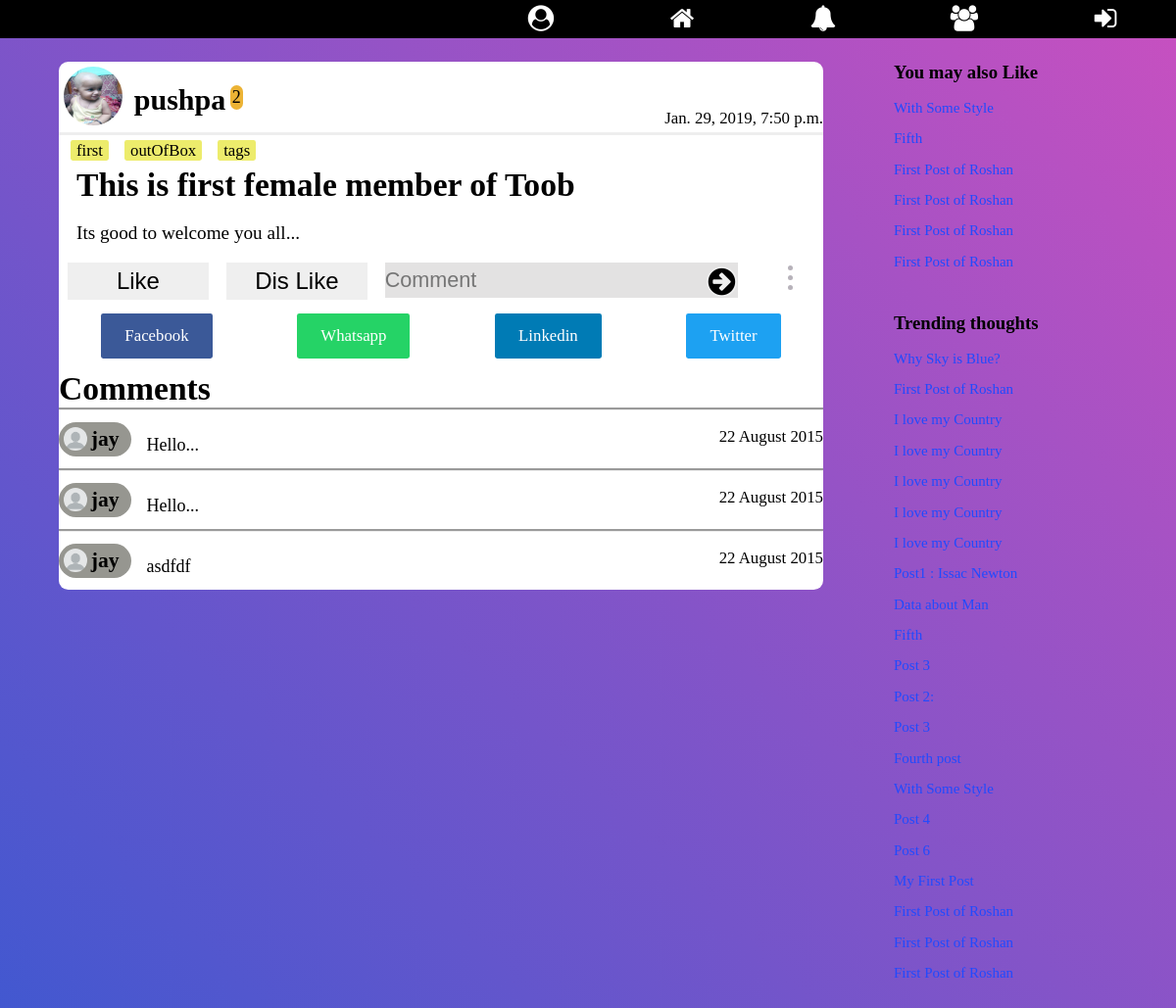
The app's page /details/16/ with its own data.
### home/models.py (models this page shows, shortened)
class Posts(models.Model):
    choices = (
        ("1", ("Question")),
        ("2", ("Creative Idea")),
        ("3", ("Innovation")),
        ("4", ("Nightmare")),
        ("5", ("Thought"))
    )
    title = models.CharField(max_length=250, blank=False)
    content = models.TextField(max_length=15000,
                               help_text="Write Your thought here...")
    creation_time = models.DateTimeField(auto_now_add=True, editable=False)
    likes = models.ManyToManyField(User, blank=True, related_name='likes')
    dis_likes = models.ManyToManyField(User, blank=True,
                                       related_name='dis_likes')
    image = models.ImageField(blank=True,
                              help_text="Use Image for Impowring your Thought")
    last_modified = models.DateTimeField(auto_now=True, editable=False)
    user_profile = models.ForeignKey(Profile, on_delete=models.CASCADE)
    trending_ratio = models.FloatField(default=1)
    type = models.CharField(max_length=50, choices=choices)
    tags = models.CharField(max_length=250)
    views = models.ManyToManyField(User, blank=True)

### signup/models.py (models this page shows)
class Profile(models.Model):
    user = models.OneToOneField(User, on_delete=models.CASCADE)
    gender = models.CharField(max_length=10, blank=True)
    city = models.CharField(max_length=30, blank=True)
    date_of_birth = models.DateField(null=True, blank=True)
    level = models.IntegerField(default=1)
    bio = models.TextField(max_length=410, default='Edit Bio')
    profile_pic = models.ImageField(
        blank=True,
        help_text="Select Your Profile Image",
    )
    date_of_joining = models.DateTimeField(editable=False,
                                           default=timezone.now)
    follows = models.ManyToManyField('Profile')
    def __str__(self):
        return str(self.user)

### details/models.py (models this page shows, shortened)
class Comment(models.Model):
    comment = models.TextField()
    post = models.ForeignKey(Posts, on_delete=models.CASCADE)
    user = models.ForeignKey(User, on_delete=models.CASCADE)
    time_stamp = models.DateTimeField(default=timezone.now)

### details/views.py (the view)
# urls.py: url(r'^(?P<post_id>[0-9]+)/$', views.details_post, name='details_post'),
def details_post(request, post_id):
    print("Inside Details view")
    post = get_object_or_404(Posts, id=post_id)
    comments = Comment.objects.all().filter(post=post_id)
    if request.user.is_authenticated:
        if not (post.views.filter(id=request.user.id).exists()):
            post.views.add(request.user)                # User is Viewing the post
            update_trending_ratio(post, comments)
    share_string = quote_plus(post.title)
    trending = Posts.objects.exclude(id=post_id).order_by("-trending_ratio")
    also_like = Posts.objects.exclude(id=post_id).filter(reduce(operator.or_, (Q(tags__contains=x) for x in post.tags.split())))
    template = loader.get_template('details_post.html')
    context = {
        'post': post,
        'comments': comments,
        'share_string': share_string,
        'tags': post.tags.split(),
        'also_like': also_like,
        'trending': trending,
    }
    return HttpResponse(template.render(context, request))

### Notification/context_processor.py (called while the page is built)
def pass_value(request):
    if request.user.is_authenticated:
        user_prfile = Profile.objects.get(user=request.user)
        my_notif = Notifications.objects.filter(receiver=user_prfile)
        unseen_notif_count = my_notif.filter(view=False).count()
        context = {
            "my_notif": my_notif[:12],
            "unseen_notif_count": unseen_notif_count
        }
        return context
    else:
        context = {}
        return context

### details/templates/details_post.html (shortened to what this page needs)
{% extends 'base.html' %}
{% block content %}
{% load static %}
<link rel="stylesheet" href="{% static 'details/details_post_style.css' %}">
<div class="panel">
  <div class="posts-container">
    <div class="posts" id="main_post">
      <div class="post-header">
        <a href="/profile/{{ post.user_profile.id }}">
        {% if post.user_profile.profile_pic %}
          <img src="{{ post.user_profile.profile_pic.url }}" class="profile-pic" alt="Image not found">
        {% else %}
          <img src="{% static 'toob/images/default-profile.png' %}" class="profile-pic" alt="Image not found">
        {% endif %}
      </a>
        <a href="/profile/{{ post.user_profile.id }}"><h3 class="user-name">{{ post.user_profile }}</h3></a><span class="level">{{ post.user_profile.level }}</span>
        <span class="date">{{ post.creation_time }}</span>
      </div>
      {% for tag in tags %}
        <span class="tag">{{ tag }}</span>
      {% endfor %}
      <h2 class="thought-title">{{ post.title }}</h2>
      <p class="content" id="1">
        {{ post.content }}
      </p>
      <div class="post-footer">
        {% include 'like_section.html' %}
        {% include 'dis_like_section.html' %}
        <form class="comment-form" action="{% url 'comment_submit' post.id  %}" method="POST">
          <input type="text" id="comment" name="comment" placeholder="Comment">
          <button type="submit" id="comment-submit" class="btn comment-submit">
            <i class="fa fa-arrow-circle-right fa-lg"></i>
          </button>
        </form>
        <ul class="icons more-btn" id="more{{ post.id }}">
          <li></li>
          <li></li>
          <li></li>
        </ul>
      </div>
      <div class="shareLinks" id="sharelink{{ post.id }}">
        <a id="fb" href="https://www.facebook.com/sharer/sharer.php?u={{ request.build_absolute_uri }}">
          Facebook
        </a>
        <a id="whatsapp" href="https://wa.me/whatsappphonenumber/?text={{ post.title }}">
          Whatsapp
        </a>
        <a id="linkden" href="https://www.linkedin.com/shareArticle?mini=true&url={{ request.build_absolute_uri }}&title={{ post.title }}&summary={{ share_string }}&source={{ request.build_absolute_uri }}">
          Linkedin
        </a>
        <a id="twitter" href="https://twitter.com/home?status={{ share_string }}%20{{ request.build_absolute_uri }}">
          Twitter
        </a>
      </div>
      {% include 'comment_section.html' %}
    </div>
  </div>
  <div class="side-bar">
    <div class="also-like">
      <h3>You may also Like</h3>
      {% for thought in also_like %}
        <a class="more-thought" href="{% url 'details_post' thought.id %}">{{ thought.title }}</a><br>
      {% endfor %}
    </div>
    <div class="also-like">
      <h3>Trending thoughts</h3>
      {% for thought in trending %}
        <a class="more-thought" href="{% url 'details_post' thought.id %}">{{ thought.title }}</a><br>
      {% endfor %}
    </div>
  </div>
</div>
{% endblock %}

### templates/comment_section.html
{% load static %}
<div class="comments" id="comment">
  <h2>Comments</h2>
  {% for com in comments reversed %}
  <div class="comment-container">
    <div class="comment-header">
      <img src="{% static 'toob/images/default-profile.png' %}" class="comment-profile-pic" alt="Image not Found" />
      <h3 class="comment-user-name">{{ com.user }}</h3>
    </div>
    <span class="comment-date">22 August 2015</span>
    <p class="comment-content">
       {{ com.comment }}
    </p>
  </div>
  {% endfor %}
</div>

### static/basestyle.css (style rules this page uses)
body { margin: 0px; padding: 0px; background: linear-gradient(-135deg, #c850c0, #4158d0); }
a { text-decoration: none; color: inherit; width: inherit; height: inherit; }

### details/static/details/details_post_style.css (style rules this page uses)
.panel { display: flex; justify-content: center; height: auto; }
.posts-container { flex: 3; }
.posts { margin-left: auto; margin-right: auto; margin-top: 2vw; margin-bottom: 2vw; width: 65vw; height: auto; background-color: #fff; border-radius: 0.8vw; }
.post-header { display: flex; justify-content: flex-start; border-bottom: inset; }
.profile-pic { margin: 0.4vw 0 0 0.4vw; border-radius: 50%; height: 5vw; width: 5vw; }
.user-name { margin: 1.8vw 0 0 1vw; padding: 0; font-size: 2.5vw; }
.tag { margin-left: 1vw; padding: 0.1vw 0.5vw; position: relative; top: 0.5vw; background-color: rgb(237, 236, 108); font-size: 1.4vw; border-radius: 0.2vw; }
.level { background-color: rgb(236, 179, 53); border-radius: 2vw; padding: 0.15vw; margin-left: 0.4vw; height: 1.8vw; font-size: 1.5vw; text-align: center; position: relative; top : 2vw; }
.date { margin-top: 4vw; margin-left: auto; height: 2vw; font-size: 1.4vw; }
.thought-title { margin: 1vw 0 0 1.5vw; font-size: 2.8vw; }
.content { margin-left: 1.5vw; text-align: justify; padding-right: 2vw; font-size: 1.6vw; height: auto; }
.post-footer { width: inherit; height: 2.6vw; background-color: #fff; height: auto; display: flex; justify-content: space-around; border-radius: 2vw; padding-bottom: 0.2vw; }
.btn { border-style: none; height: 3.1vw; width: 12vw; font-size: 2vw; }
.comment-form { display: inline; height: inherit; }
input[name="comment"] { border: none; background-color: rgb(227, 226, 226); height: 3vw; width: 30vw; padding: 0; font-size: 1.8vw; }
.comment-submit { padding: 0px; border-radius: 50%; width: 2.6vw; height: 2.6vw; position: relative; right: 3vw; top: 0.2vw; }
.more-btn { margin: 0; padding: 0; height: 2.5vw; width: 2.1vw; line-height: 0.8vw; color: rgb(183, 178, 186); position: relative; right: 1.5vw; font-size: 1.3vw; }
.more-btn > li { position: relative; left: 2.65vw; }
.shareLinks { display: flex; justify-content: space-around; }
.shareLinks a { margin: 1vw; padding: 1.1vw 2vw; color: #fff; font-size: 1.4vw; border-radius: 0.2vw; }
#fb { background-color: #3b5998; }
#whatsapp { background-color: #25d366; }
#linkden { background-color: #007bb5; }
#twitter { background-color: #1da1f2; }
.comments > h2 { margin: 0; font-size: 2.8vw; }
.comment-container { border-top: groove; padding: 1vw 0vw 1vw 0vw; }
.comment-header { width: auto; padding: 0 1vw 0 0; display: inline-block; height: auto; background-color: rgb(150, 150, 144); border-radius: 10vw; }
.comment-profile-pic { margin: 0.4vw 0 0 0.4vw; border-radius: 50%; height: 2vw; width: 2vw; }
.comment-user-name { display: inline; position: relative; bottom: 0.4vw; padding: 0; font-size: 1.8vw; }
.comment-content { display: inline-block; margin: 0.5vw 0 0 1vw; font-size: 1.5vw; line-height: 1.8vw; }
.comment-date { float: right; margin-top: 0.4vw; margin-left: auto; height: 2vw; font-size: 1.4vw; }
.side-bar { flex: 1; }
.also-like { margin: 2vw auto 2vw auto; width: 23vw; height: auto; padding-bottom: 1vw; }
.also-like > h3 { margin: 0 0 0.8vw 0; }
.more-thought { font-size: 1.25vw; display: inline-block; margin: 0.6vw 0 0.6vw 0; text-decoration: none; color: rgb(32, 74, 254); }

### records on screen
Posts: user_profile.profile_pic (picture), user_profile "pushpa", user_profile.level "2", creation_time "Jan. 29, 2019, 7:50 p.m.", title "This is first female member of Toob", content "Its good to welcome you all..."
Comment: user "jay", comment "Hello..."
Comment: user "jay", comment "Hello..."
Comment: user "jay", comment "asdfdf"
Posts: title "With Some Style"
Posts: title "Fifth"
Posts: title "First Post of Roshan"
Posts: title "First Post of Roshan"
Posts: title "First Post of Roshan"
Posts: title "First Post of Roshan"
Posts: title "Why Sky is Blue?"
Posts: title "I love my Country"
Posts: title "I love my Country"
Posts: title "I love my Country"
Posts: title "I love my Country"
Posts: title "I love my Country"
Posts: title "Post1 : Issac Newton"
Posts: title "Data about Man"
Posts: title "Post 3"
Posts: title "Post 2:"
Posts: title "Post 3"
Posts: title "Fourth post"
Posts: title "Post 4"
Posts: title "Post 6"
Posts: title "My First Post"

### other values on screen
{{ tag }} "first" "outOfBox" "tags"
